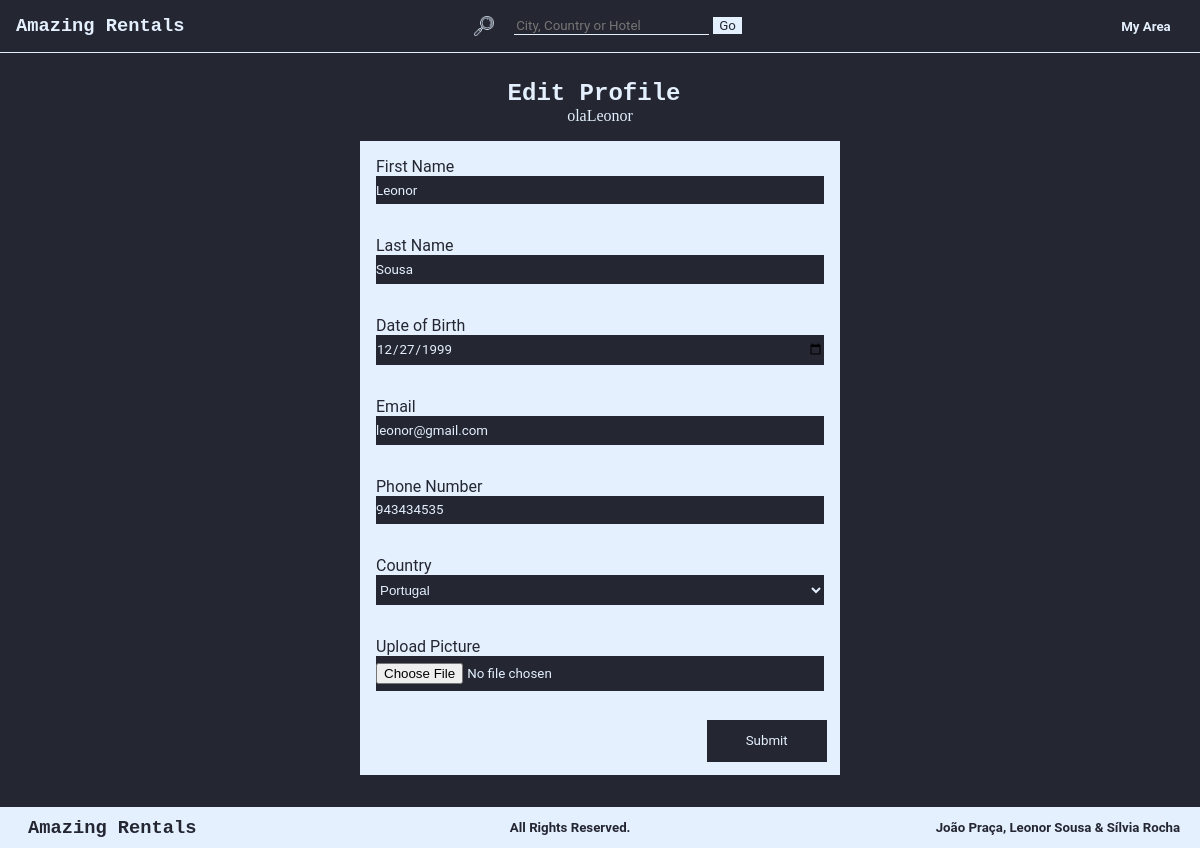
Screenshot of /editProfile.php (signed in) with the database file from the repository.
### tables this page shows
CREATE TABLE Utilizador (
    idUtilizador    INTEGER PRIMARY KEY,
    hashedPassword  TEXT NOT NULL,
    primeiroNome    VARCHAR(30) NOT NULL, 
    ultimoNome      VARCHAR(30) NOT NULL, 
    dataNascimento  DATE        NOT NULL, 
    email           VARCHAR(30) UNIQUE NOT NULL, 
    telefone        VARCHAR(15) UNIQUE NOT NULL, 
    foto            VARCHAR(30) UNIQUE,
    altFoto         VARCHAR(50),
    idPais          INTEGER REFERENCES Pais (idPais) ON DELETE SET NULL ON UPDATE CASCADE
);

### database/users.php (called while the page is built, shortened)
<?php
function getCountries(){
    global $db;
    $stmt = $db->prepare('SELECT * FROM Pais');
    $stmt->execute();
    return $stmt->fetchAll();
}
function getCountryById($id){
    global $db;
    $stmt = $db->prepare('SELECT * FROM Pais WHERE idPais=?');
    $stmt->execute(array($id));
    return $stmt->fetch();
}
function getUserById($id){
    global $db;
    $stmt = $db->prepare('SELECT * from Utilizador WHERE idUtilizador=?');
    $stmt->execute(array($id));
    return $stmt->fetch();
}
?>

### templates/forms/profile.php (the view, shortened to what this page needs)
<?php   print_r("ola"); print_r($firstName); ?>
<form class="verticalForm" action=<?=$action_form?> method="post">
    <label> First Name
        <input type="text" name="primeiroNome" value="<?=$firstName?>" required>
    </label>
    <label> Last Name
        <input type="text" name="ultimoNome" value="<?=$lastName?>" required>
    </label>
    <label> Date of Birth
        <input type="date" name="dateofbirth" value="<?=$birth?>" required>
    </label>
    <label> Email
        <input type="email" name="email" value="<?=$email?>" required>
    </label>
    <label> Phone Number
        <input type="tel" name="phone" value="<?=$phone?>" required>
    </label>
    <label> Country
        <select name="country" value="<?=$country['idPais']?>" required>
            <?php
            include_once('database/connection.php');
            include_once('database/users.php');
            $countries = getCountries();
            foreach ($countries as $country) {
                echo '<option value="' . $country['idPais'] . '">' . $country['nome'] . '</option>';
            }
            ?>
        </select>
    </label>
    <label> Upload Picture
        <input type="file" name="picture" value="<?=$picture?>" accept="image/*">
    </label>
    <input class="submit" type="submit" value="Submit">
</form>

### style.css (style rules this page uses)
:root { --myDarkBlue: #242732; --myLightBlue: #E5F0FF; --titlesFont: Arvo, Courier, sans-serif; --bodyFont: Roboto, sans-serif; }
h4, h5, h6, p, span, input, label, tr { font-family: var(--bodyFont); }
body { background-color: var(--myDarkBlue); color: var(--myLightBlue); }
input, select, textarea { background: var(--myLightBlue); color: var(--myDarkBlue); border-style:none; }
.verticalForm { background: var(--myLightBlue); color: var(--myDarkBlue); }
.verticalForm input, .verticalForm select, .verticalForm textarea { background: var(--myDarkBlue); color: var(--myLightBlue); }
.submit { background: var(--myDarkBlue); color: var(--myLightBlue); text-align: center; border: none }

### layout.css (style rules this page uses)
html, body { height: 100%; }
body { display: flex; flex-direction: column; margin:0; padding:0; }
.verticalForm { margin: 1em 0 0 0; text-align: left; width:40% }
.verticalForm input, .verticalForm select, textarea { display: block; width:100%; padding:0.5em 0; }
.verticalForm label { display: block; padding:1em; }
.verticalForm .submit { width:25%; float: right; margin: 1em; padding: 1em; }

### rows the page displays
utilizador: primeiroNome "Leonor", ultimoNome "Sousa", dateofbirth "12/27/1999", email "leonor@gmail.com", phone "943434535"

### other values shown
form field country "Portugal"
